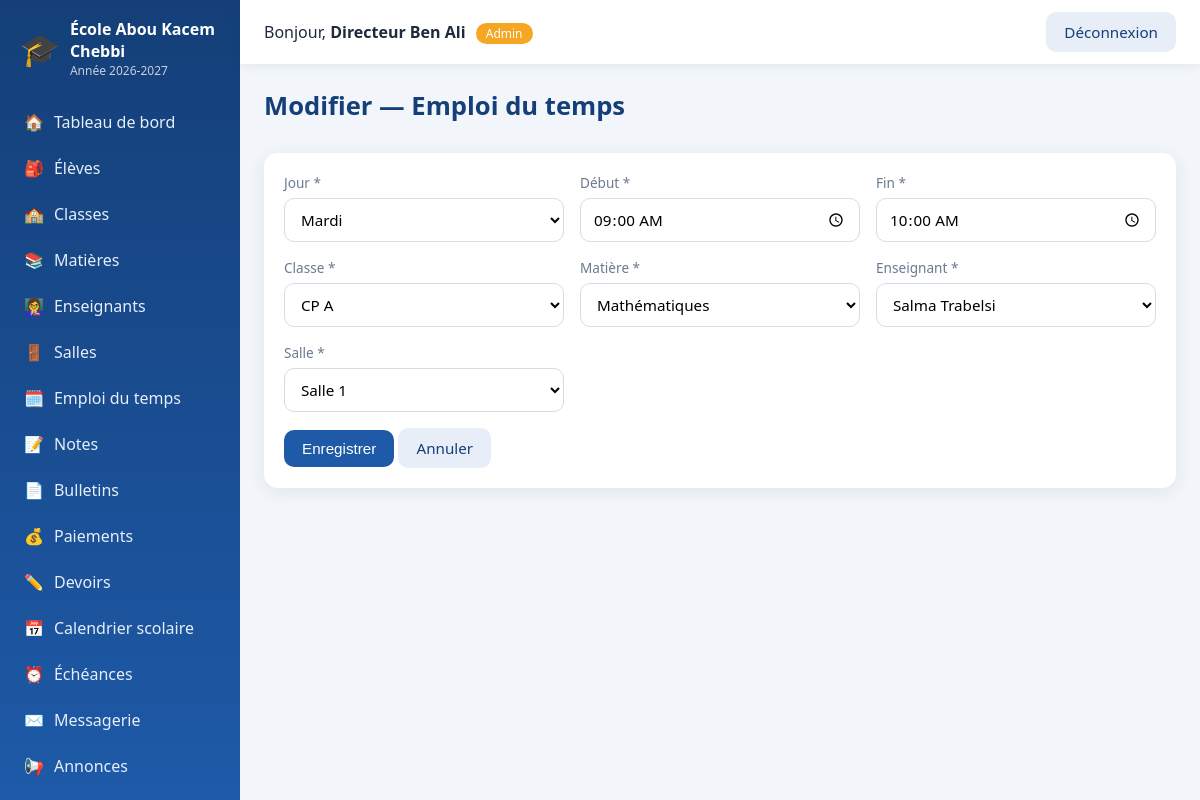
The page /index.php?url=emploi/edit/2 (signed in) on the database its author committed.
### tables this page shows
CREATE TABLE emplois (
  id INT AUTO_INCREMENT PRIMARY KEY,
  id_ecole INT NOT NULL,
  classe_id INT NOT NULL, matiere_id INT NOT NULL, enseignant_id INT NOT NULL, salle_id INT NOT NULL,
  jour ENUM('Lundi','Mardi','Mercredi','Jeudi','Vendredi','Samedi') NOT NULL,
  heure_debut TIME NOT NULL, heure_fin TIME NOT NULL,
  annee_scolaire VARCHAR(9) NOT NULL,
  deleted_at DATETIME NULL, created_at TIMESTAMP DEFAULT CURRENT_TIMESTAMP,
  FOREIGN KEY (classe_id) REFERENCES classes(id),
  FOREIGN KEY (matiere_id) REFERENCES matieres(id),
  FOREIGN KEY (enseignant_id) REFERENCES enseignants(id),
  FOREIGN KEY (salle_id) REFERENCES salles(id),
  FOREIGN KEY (id_ecole) REFERENCES schools(id_ecole)
);

### core/Controller.php (called while the page is built, shortened)
<?php
class Controller {
    protected function view($v, $d = []) {
        extract($d);
        require ROOT."/app/views/$v.php";
        require ROOT.'/app/views/layout.php';
    }
}

### core/CrudController.php (called while the page is built, shortened)
<?php
abstract class CrudController extends Controller {
    protected $table, $slug, $title;
    protected $fields = [];
    protected $pk = 'id';
    protected function scope($alias = '') {
        return ' AND '.($alias ? $alias.'.' : '').'id_ecole = '.school_id();
    }
    protected function pkAlias() { return $this->pk === 'id' ? '' : ", {$this->pk} AS id"; }
    protected function refOptions($f) {
        $r = $f['ref'];
        $sc = (isset($r['unscoped']) || is_super()) ? '' : ' AND id_ecole = '.school_id();
        $sql = "SELECT ".($r['pk'] ?? 'id').", {$r['label']} AS lbl FROM {$r['table']} WHERE deleted_at IS NULL"
             . $sc . (isset($r['where']) ? " AND {$r['where']}" : '') . ' ORDER BY lbl';
        return DB::q($sql)->fetchAll(PDO::FETCH_KEY_PAIR);
    }
    protected function maps() {
        $m = [];
        foreach ($this->fields as $k => $f) {
            if (isset($f['ref'])) $m[$k] = $this->refOptions($f);
            elseif (isset($f['options'])) $m[$k] = $f['options'];
        }
        return $m;
    }
    protected function form($id, $row, $error) {
        $this->view('crud/form', [
            'title' => $this->title, 'slug' => $this->slug, 'fields' => $this->fields,
            'maps' => $this->maps(), 'row' => $row, 'id' => $id, 'error' => $error,
        ]);
    }
    protected function find($id) {
        $row = DB::one("SELECT *".$this->pkAlias()." FROM {$this->table} WHERE {$this->pk} = ? AND deleted_at IS NULL".$this->scope(), [(int)$id]);
        return $row;
    }
    public function edit($id = 0) {
        $this->form((int)$id, $this->find($id), null);
    }
}

### index.php (called while the page is built, shortened)
<?php
require ROOT.'/core/helpers.php';
require ROOT.'/core/Database.php';
require ROOT.'/core/Controller.php';
require ROOT.'/core/CrudController.php';
$parts  = explode('/', trim($_GET['url'] ?? 'dashboard', '/'));
$name   = strtolower($parts[0]);
$action = $parts[1] ?? 'index';
$args   = array_slice($parts, 2);
require ROOT."/app/controllers/".ucfirst($name)."Controller.php";
$ctrl  = new $class();
call_user_func_array([$ctrl, $action], $args);

### core/helpers.php (called while the page is built, shortened)
<?php
function e($s) { return htmlspecialchars((string)$s, ENT_QUOTES, 'UTF-8'); }
function url($p = '') { return BASE_URL.'/index.php?url='.$p; }
function school_id() { return (int)($_SESSION['user']['id_ecole'] ?? 0); }
function is_super() { return ($_SESSION['user']['role'] ?? '') === 'superadmin'; }

### core/Database.php (called while the page is built, shortened)
<?php
class DB {
    private static $pdo = null;
    public static function pdo() {
        if (self::$pdo === null) {
            try {
                self::$pdo = new PDO('mysql:host='.DB_HOST.';dbname='.DB_NAME.';charset=utf8mb4', DB_USER, DB_PASS, [
                    PDO::ATTR_ERRMODE => PDO::ERRMODE_EXCEPTION,
                    PDO::ATTR_DEFAULT_FETCH_MODE => PDO::FETCH_ASSOC,
                ]);
            } catch (PDOException $e) {
                die('Connexion à la base impossible : '.$e->getMessage().' (as-tu importé database/ecole.sql ?)');
            }
        }
        return self::$pdo;
    }
    public static function q($sql, $params = []) {
        $st = self::pdo()->prepare($sql);
        $st->execute($params);
        return $st;
    }
    public static function one($sql, $params = []) { return self::q($sql, $params)->fetch(); }
}

### app/views/crud/form.php (the view, shortened to what this page needs)
<div class="page-head"><h1><?= $id ? 'Modifier' : 'Ajouter' ?> — <?= e($title) ?></h1></div>
<div class="card">
<form method="post" action="<?= url($slug.($id ? '/update/'.$id : '/store')) ?>" class="form-grid">
  <?php foreach ($fields as $k => $f): $val = $row[$k] ?? ''; $type = $f['type'] ?? 'text'; $req = !empty($f['required']) ? 'required' : ''; ?>
    <div class="field <?= $type === 'textarea' ? 'full' : '' ?>">
      <label><?= e($f['label']) ?><?= $req ? ' *' : '' ?></label>
      <?php if (isset($f['ref']) || $type === 'select'): ?>
        <select name="<?= $k ?>" <?= $req ?>>
          <?php foreach ($maps[$k] as $ov => $ol): ?>
            <option value="<?= e($ov) ?>" <?= (string)$val === (string)$ov ? 'selected' : '' ?>><?= e($ol) ?></option>
          <?php endforeach; ?>
        </select>
      <?php elseif ($type === 'textarea'): ?>
        <textarea name="<?= $k ?>" rows="4"><?= e($val) ?></textarea>
      <?php else: ?>
        <input type="<?= $type ?>" name="<?= $k ?>" value="<?= e($val) ?>" <?= $req ?>
          <?= $type === 'number' ? 'step="0.01"' : '' ?>
          <?= isset($f['min']) ? 'min="'.$f['min'].'"' : '' ?> <?= isset($f['max']) ? 'max="'.$f['max'].'"' : '' ?>>
      <?php endif; ?>
    </div>
  <?php endforeach; ?>
  <div class="full"><button class="btn" type="submit">Enregistrer</button> <a class="btn btn-light" href="<?= url($slug) ?>">Annuler</a></div>
</form>
</div>

### assets/css/style.css (style rules this page uses)
:root { --primary:#1e5aa8;--primary-d:#143f78;--accent:#f5a623;--bg:#f2f5fa;--card:#fff;--text:#1f2a3c;--muted:#6b7a90;--ok:#1f9d63;--err:#d64545 }
* { box-sizing:border-box }
body { margin:0;font-family:'Segoe UI',Tahoma,Arial,sans-serif;background:var(--bg);color:var(--text) }
h1 { margin:0 0 16px;font-size:1.6rem;color:var(--primary-d) }
.card { background:var(--card);border-radius:14px;padding:20px;box-shadow:0 4px 18px rgba(20,63,120,.08);margin-bottom:18px;animation:fadeUp .5s ease }
.page-head { display:flex;justify-content:space-between;align-items:center;flex-wrap:wrap;gap:10px;margin-bottom:14px }
.btn { display:inline-block;background:var(--primary);color:#fff;border:0;border-radius:10px;padding:10px 18px;cursor:pointer;text-decoration:none;font-size:.95rem;transition:all .25s }
.btn-light { background:#e8eef8;color:var(--primary-d) }
.form-grid { display:grid;grid-template-columns:repeat(auto-fit,minmax(240px,1fr));gap:16px }
.form-grid .full { grid-column:1/-1 }
.field label,.login-card label { display:block;font-size:.85rem;margin-bottom:6px;color:var(--muted) }
input,select,textarea { width:100%;padding:10px 12px;border:1px solid #d5dce8;border-radius:10px;font-size:.95rem;font-family:inherit;transition:all .2s;background:#fff }

### rows shown on the page
emplois: heure_debut "09:00:00", heure_fin "10:00:00", classe_id "CP A", matiere_id "Mathématiques", enseignant_id "Salma Trabelsi", salle_id "Salle 1"

### other values the page prints
ecole_nom() "École Abou Kacem Chebbi"
ANNEE "2026-2027"
$m[2] "🏠"
$m[1] "Tableau de bord"
$m[2] "🎒"
$m[1] "Élèves"
$m[2] "🏫"
$m[1] "Classes"
$m[2] "📚"
$m[1] "Matières"
$m[2] "👩‍🏫"
$m[1] "Enseignants"
$m[2] "🚪"
$m[1] "Salles"
$m[2] "🗓️"
